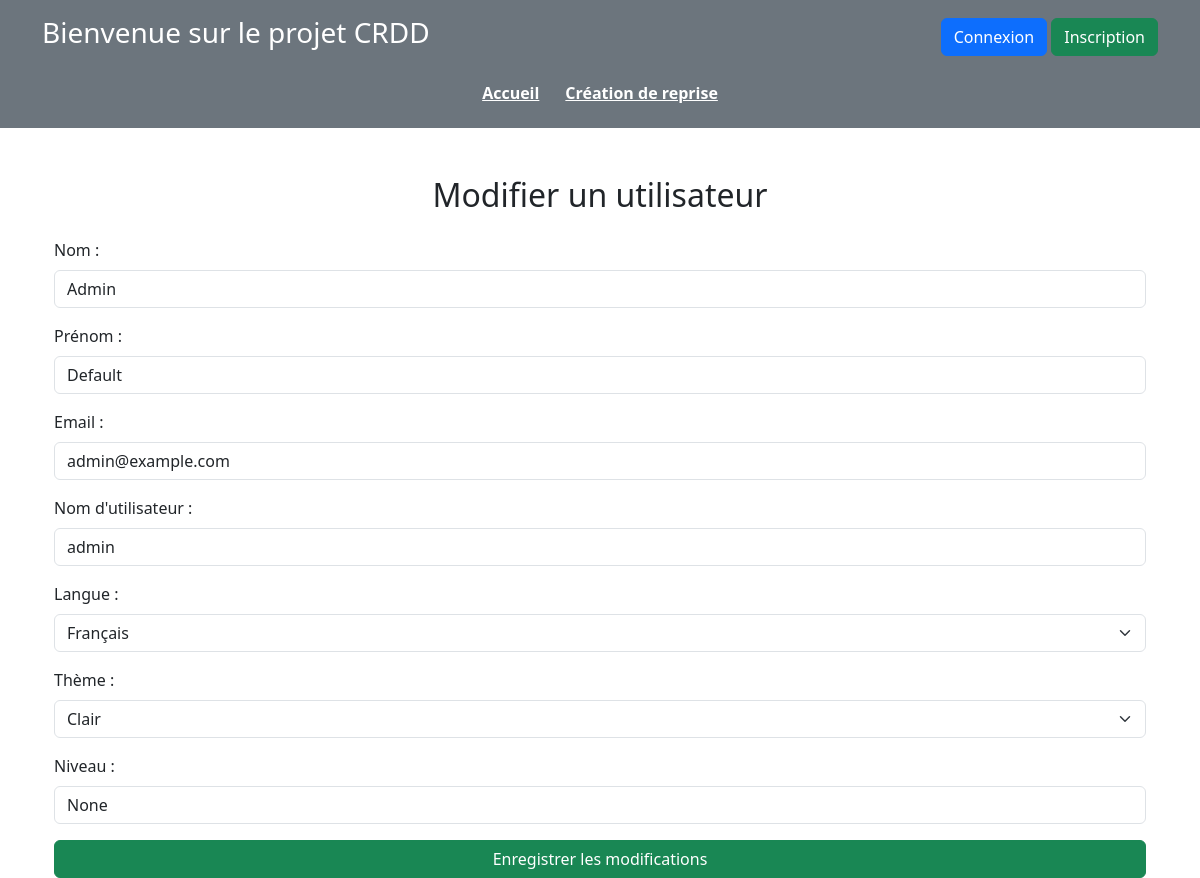
/admin/edit_user/1, run on the app's committed database.
### app/models.py (models this page shows, shortened)
class User(UserMixin, db.Model):
    __tablename__ = 'user'
    id = db.Column(db.Integer, primary_key=True)
    nom = db.Column(db.String(45), nullable=False)
    prenom = db.Column(db.String(45), nullable=False)
    mail = db.Column(db.String(100), unique=True, nullable=True)
    username = db.Column(db.String(45), unique=True, nullable=False)
    role_id = db.Column(db.Integer, db.ForeignKey('role.id'), nullable=False)
    date_inscription = db.Column(db.DateTime, default=datetime.utcnow)
    derniere_connexion = db.Column(db.DateTime, nullable=True)
    langue = db.Column(db.String(20), default='Français')
    theme = db.Column(db.String(10), default='Clair')
    nombre_connexions = db.Column(db.Integer, default=0)
    reprises = db.relationship('Reprise', back_populates='user')
    niveau = db.Column(db.String(45), unique=True, nullable=True)
    role = db.relationship('Role', back_populates='users', lazy=True)
    login = db.relationship('Login', back_populates='user', uselist=False, lazy=True)
    historique = db.relationship('Historique', back_populates='user', lazy=True)
    notifications = db.relationship('Notification', back_populates='user', lazy=True)

### app/routes.py (the view)
@main.route('/admin/edit_user/<int:user_id>', methods=['GET', 'POST'])
def edit_user(user_id):
    return handle_edit_user(user_id)

### app/static/logique_routes.py (called while the page is built, shortened)
def handle_edit_user(user_id):
    user = User.query.get_or_404(user_id)
    return render_template('edit_user.html', user=user)

### app/templates/edit_user.html (shortened to what this page needs)
{% extends 'base.html' %}
{% block content %}
<div class="container mt-5">
    <h2 class="text-center mb-4">Modifier un utilisateur</h2>
    <form method="POST" action="{{ url_for('main.edit_user', user_id=user.id) }}">
        <div class="mb-3">
            <label for="nom" class="form-label">Nom :</label>
            <input type="text" id="nom" name="nom" class="form-control" value="{{ user.nom }}" required>
        </div>
        <div class="mb-3">
            <label for="prenom" class="form-label">Prénom :</label>
            <input type="text" id="prenom" name="prenom" class="form-control" value="{{ user.prenom }}" required>
        </div>
        <div class="mb-3">
            <label for="mail" class="form-label">Email :</label>
            <input type="email" id="mail" name="mail" class="form-control" value="{{ user.mail }}">
        </div>
        <div class="mb-3">
            <label for="username" class="form-label">Nom d'utilisateur :</label>
            <input type="text" id="username" name="username" class="form-control" value="{{ user.username }}" required>
        </div>
        <div class="mb-3">
            <label for="langue" class="form-label">Langue :</label>
            <select id="langue" name="langue" class="form-select">
                <option value="Français" {% if user.langue == 'Français' %}selected{% endif %}>Français</option>
            </select>
        </div>
        <div class="mb-3">
            <label for="theme" class="form-label">Thème :</label>
            <select id="theme" name="theme" class="form-select">
                <option value="Clair" {% if user.theme == 'Clair' %}selected{% endif %}>Clair</option>
            </select>
        </div>
        <div class="mb-3">
            <label for="niveau" class="form-label">Niveau :</label>
            <input type="text" id="niveau" name="niveau" class="form-control" value="{{ user.niveau }}">
        </div>
        <div class="d-grid">
            <button type="submit" class="btn btn-success">Enregistrer les modifications</button>
        </div>
    </form>
</div>
{% endblock %}

### data on the page
User: nom "Admin", prenom "Default", mail "admin@example.com", username "admin", langue "Français", theme "Clair", niveau "None"
